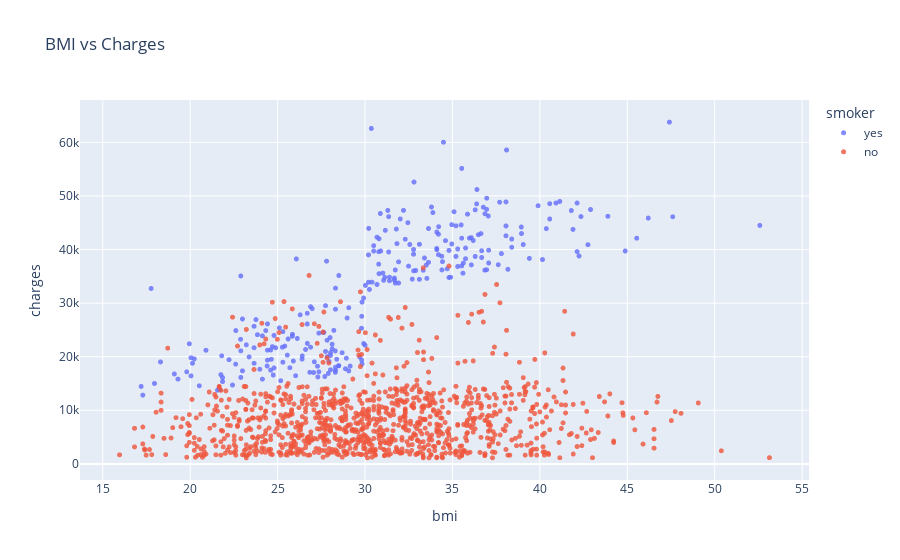

Write notebook code for a chart like this one.
### Markdown cell above
<h5>BMI and Medical Charges</h5>

### Code cell
fig = px.scatter(
    medical_df, 
    x = 'bmi',
    y = 'charges',
    color = 'smoker',
    opacity = 0.8,
    hover_data = ['sex'],
    title = 'BMI vs Charges'
)

fig.update_traces(marker_size = 5)
fig.show()

### Figure 1 — Plotly figure (JSON) as saved in the notebook; plotly's stock layout.template omitted (floating-point values rounded to 4 significant figures; data arrays with more than 128 entries replaced by an {"elided": "..."} marker saying what was removed)
{"data": [{"customdata": {"elided": "274x1 str values"}, "hovertemplate": "smoker=yes<br>bmi=%{x}<br>charges=%{y}<br>sex=%{customdata[0]}<extra></extra>", "legendgroup": "yes", "marker": {"color": "#636efa", "opacity": 0.8, "size": 5, "symbol": "circle"}, "mode": "markers", "name": "yes", "showlegend": true, "type": "scattergl", "x": {"elided": "274 float values"}, "xaxis": "x", "y": {"elided": "274 float values"}, "yaxis": "y"}, {"customdata": {"elided": "1064x1 str values"}, "hovertemplate": "smoker=no<br>bmi=%{x}<br>charges=%{y}<br>sex=%{customdata[0]}<extra></extra>", "legendgroup": "no", "marker": {"color": "#EF553B", "opacity": 0.8, "size": 5, "symbol": "circle"}, "mode": "markers", "name": "no", "showlegend": true, "type": "scattergl", "x": {"elided": "1064 float values"}, "xaxis": "x", "y": {"elided": "1064 float values"}, "yaxis": "y"}], "layout": {"legend": {"title": {"text": "smoker"}, "tracegroupgap": 0}, "title": {"text": "BMI vs Charges"}, "xaxis": {"anchor": "y", "domain": [0, 1], "title": {"text": "bmi"}}, "yaxis": {"anchor": "x", "domain": [0, 1], "title": {"text": "charges"}}}}
